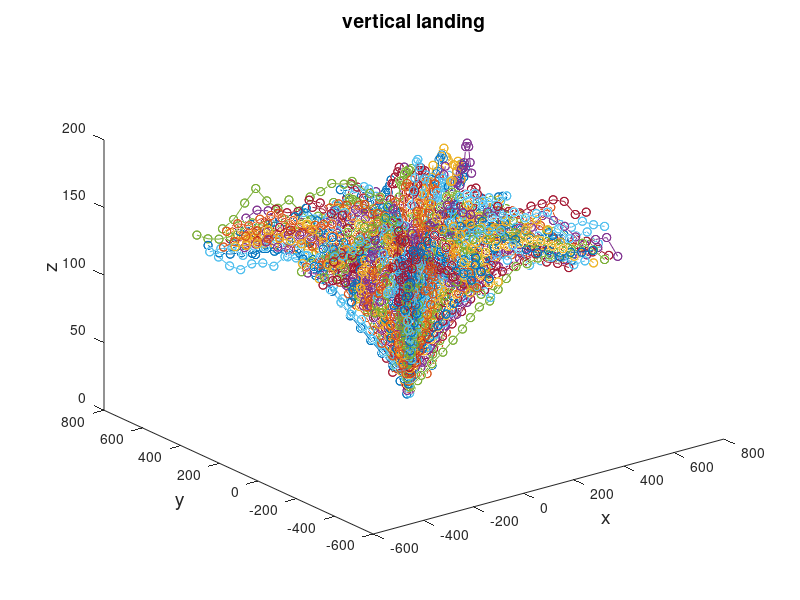

The MATLAB source for this figure:
%%
%straight line

fileID = fopen('train.txt','w');
%fileID = fopen('val.txt','w');
mvx = 25; %max horizontal speed
mvy = 25; %max horizontal speed
mvz = 9;  %max descend speed

for i = 0: 239 %trajectory number
    if mod(i,8) == 0
    state = [400 + 200*(raylrnd(0.5)-0.5) , 400 + 200*(raylrnd(0.5)-0.5), 140 + 15*(raylrnd(0.5)-0.5)];
    elseif mod(i,8) == 1
    state = [-400 + 200*(raylrnd(0.5)-0.5) , 400 + 200*(raylrnd(0.5)-0.5), 140 + 15*(raylrnd(0.5)-0.5)];
    elseif mod(i,8) == 2
    state = [400 + 200*(raylrnd(0.5)-0.5) , -400 + 200*(raylrnd(0.5)-0.5), 140 + 15*(raylrnd(0.5)-0.5)];
    elseif mod(i,8)== 3
    state = [200*(raylrnd(0.5)-0.5) , 400 + 200*(raylrnd(0.5)-0.5), 140 + 15*(raylrnd(0.5)-0.5)];
    elseif mod(i,8) == 4
    state = [400 + 200*(raylrnd(0.5)-0.5) , 200*(raylrnd(0.5)-0.5), 140 + 15*(raylrnd(0.5)-0.5)];
    elseif mod(i,8) == 5
    state = [200*(raylrnd(0.5)-0.5) , -400 + 200*(raylrnd(0.5)-0.5), 140 + 15*(raylrnd(0.5)-0.5)];
    elseif mod(i,8) == 6
    state = [-400 + 200*(raylrnd(0.5)-0.5) , 200*(raylrnd(0.5)-0.5), 140 + 15*(raylrnd(0.5)-0.5)];
    elseif mod(i,8) == 7
    state = [-400 + 200*(raylrnd(0.5)-0.5) , -400 + 200*(raylrnd(0.5)-0.5), 140 + 15*(raylrnd(0.5)-0.5)];
    end
%     filename = sprintf('val/testgt%d.txt', i);
%     fileID = fopen(filename,'w');
    destination = [0, 0, state(3)];
    for t = 1 : 9
        vb = (destination - state)/(11 - t);
        if mod(i,4) == 0
        xv = max(-mvx , vb(1) + 15 * (raylrnd(0.5) - 0.5));
        yv = max(-mvy, vb(2) + 15*(raylrnd(0.5) - 0.5));
        elseif mod(i,4) == 1
        xv = min(mvx , vb(1) + 15 * (raylrnd(0.5) - 0.5));
        yv = max(-mvy, vb(2) + 15*(raylrnd(0.5) - 0.5));
        elseif mod(i,4) == 2
        xv = max(-mvx , vb(1) + 15 * (raylrnd(0.5) - 0.5));
        yv = min(mvy, vb(2) + 15*(raylrnd(0.5) - 0.5));
        elseif mod(i,4)==3
        xv = min(mvx , vb(1) + 15 * (raylrnd(0.5) - 0.5));
        yv = min(mvy, vb(2) + 15*(raylrnd(0.5) - 0.5));
        end

        zv = max(-mvz, vb(3) + 15*(raylrnd(0.5) - 0.5));

        state(1) = state(1) + xv;
        state(2) = state(2) + yv;
        state(3) = max(state(3) + zv,0); % bound z above zero
        if t == 1
            h = 'new';
            first = 0;
        elseif t <= 10
            h = 'past';
        else
            h = 'future';
        end
        fprintf(fileID,'%s\t%4.2f\t%4.2f\t%4.2f\n',h, state(1),state(2),state(3));
        
        historyx(t) = state(1);
        historyy(t) = state(2);
        historyz(t) = state(3);
    end
    destination = [0, 0, 0];
    for t = 10 : 20
        vb = (destination - state)/(21 - t);
        if mod(i,4) == 0
        xv = max(-mvx , vb(1) + 15 * (raylrnd(0.5) - 0.5));
        yv = max(-mvy, vb(2) + 15*(raylrnd(0.5) - 0.5));
        elseif mod(i,4) == 1
        xv = min(mvx , vb(1) + 15 * (raylrnd(0.5) - 0.5));
        yv = max(-mvy, vb(2) + 15*(raylrnd(0.5) - 0.5));
        elseif mod(i,4) == 2
        xv = max(-mvx , vb(1) + 15 * (raylrnd(0.5) - 0.5));
        yv = min(mvy, vb(2) + 15*(raylrnd(0.5) - 0.5));
        elseif mod(i,4)==3
        xv = min(mvx , vb(1) + 15 * (raylrnd(0.5) - 0.5));
        yv = min(mvy, vb(2) + 15*(raylrnd(0.5) - 0.5));
        end

        zv = max(-mvz, vb(3) + 15*(raylrnd(0.5) - 0.5));

        state(1) = state(1) + xv;
        state(2) = state(2) + yv;
        state(3) = max(state(3) + zv,0); % bound z above zero
        if t == 1
            h = 'new';
            first = 0;
        elseif t <= 10
            h = 'past';
        else
            h = 'future';
        end
        fprintf(fileID,'%s\t%4.2f\t%4.2f\t%4.2f\n',h, state(1),state(2),state(3));
        
        historyx(t) = state(1);
        historyy(t) = state(2);
        historyz(t) = state(3);
    end
    %disrupt
    for d = 1:10
%         filename = sprintf('val/testdisrupt%d.txt', 10*i + d);
%         fileID = fopen(filename,'w');
        for t = 1:10
            if t == 1
                h = 'new';
            elseif t <= 10
                h = 'past';
            else
                h = 'future';
            end
           newhistoryx = historyx(t);
           newhistoryy = historyy(t);
           newhistoryz = historyz(t);
           dt = 0.2 * (raylrnd(0.5) - 0.5);
           dx = 5*(raylrnd(0.5)-0.5);
           dy = 5*(raylrnd(0.5)-0.5);
           dz = 0.5*(raylrnd(0.5)-0.5);
           newhistoryx = newhistoryx + dx;
           newhistoryy = newhistoryy + dy;
           newhistoryz = newhistoryz + dz;
           fprintf(fileID,'%s\t%4.2f\t%4.2f\t%4.2f\n',h, newhistoryx,newhistoryy,newhistoryz);
        end
        for t = 11:20
            if t == 1
                h = 'new';
            elseif t <= 10
                h = 'past';
            else
                h = 'future';
            end
           fprintf(fileID,'%s\t%4.2f\t%4.2f\t%4.2f\n',h, historyx(t),historyy(t),historyz(t));
        end
    end

    %disruption with variable musk
    for d = 1:10
%         filename = sprintf('val/testmusk%d.txt', 10*i + d);
%         fileID = fopen(filename,'w');
        for t = 1:10
            if t == 1
                h = 'new';
            elseif t <= 10
                h = 'past';
            else
                h = 'future';
            end
           newhistoryx = historyx(t);
           newhistoryy = historyy(t);
           newhistoryz = historyz(t);
           dt = 0.2 * (raylrnd(0.5) - 0.5);
           dx = 5*(raylrnd(0.5)-0.5);
           dy = 5*(raylrnd(0.5)-0.5);
           dz = 0.5*(raylrnd(0.5)-0.5);
           newhistoryx = newhistoryx + dx;
           if rand()< 0.1
               newhistoryx = newhistoryx + 10*dx;
           end
           newhistoryy = newhistoryy + dy;
           if rand()< 0.1
               newhistoryy = newhistoryy + 10*dy;
           end
           newhistoryz = newhistoryz + dz;
           if rand()< 0.1
               newhistoryz = newhistoryz + 10*dz;
           end
           
           fprintf(fileID,'%s\t%4.2f\t%4.2f\t%4.2f\n',h,newhistoryx,newhistoryy,newhistoryz);
        end
        for t = 11:20
            if t == 1
                h = 'new';
            elseif t <= 10
                h = 'past';
            else
                h = 'future';
            end
           fprintf(fileID,'%s\t%4.2f\t%4.2f\t%4.2f\n',h, historyx(t),historyy(t),historyz(t));
        end
    end
    %disruption with point missed
    for d = 1:10
%         filename = sprintf('val/testpointmusk%d.txt', 10*i + d);
%         fileID = fopen(filename,'w');
        for t = 1:10
            if t == 1
                h = 'new';
            elseif t <= 10
                h = 'past';
            else
                h = 'future';
            end
           newhistoryx = historyx(t);
           newhistoryy = historyy(t);
           newhistoryz = historyz(t);
           dt = 0.2 * (raylrnd(0.5) - 0.5);
           dx = 5*(raylrnd(0.5)-0.5);
           dy = 5*(raylrnd(0.5)-0.5);
           dz = 0.5*(raylrnd(0.5)-0.5);
           newhistoryx = newhistoryx + dx;
           if rand()< 0.1
               newhistoryx = newhistoryx + 10*dx;
           end
           newhistoryy = newhistoryy + dy;
           if rand()< 0.1
               newhistoryy = newhistoryy + 10*dy;
           end
           newhistoryz = newhistoryz + dz;
           if rand()< 0.1
               newhistoryz = newhistoryz + 10*dz;
           end
           if rand()> 0.15
                fprintf(fileID,'%s\t%4.2f\t%4.2f\t%4.2f\n',h, newhistoryx,newhistoryy,newhistoryz);
           else
                fprintf(fileID,'%s\t%4.2f\t%4.2f\t%4.2f\n',h, newhistoryx+10*dx,newhistoryy+10*dy,newhistoryz+10*dz);
           end
        end
        for t = 11:20
            if t == 1
                h = 'new';
            elseif t <= 10
                h = 'past';
            else
                h = 'future';
            end
           fprintf(fileID,'%s\t%4.2f\t%4.2f\t%4.2f\n',h, historyx(t),historyy(t),historyz(t));
        end
    end
    figure(1)
    scatter3(historyx, historyy, historyz)
    plot3(historyx, historyy, historyz, 'o-')
    title('vertical landing', 'FontSize', 14)
    xlabel('x', 'FontSize', 14)
    ylabel('y', 'FontSize', 14)
    zlabel('z', 'FontSize', 14)
    hold on
end
% str = sprintf('vertical_train.png', i);
% print(gcf,str,'-dpng','-r900'); 
fclose(fileID);
% points = [transpose(historyx), transpose(historyy), transpose(historyz)];
% Compute the convex hull using the convhulln function


% Generate a mesh using the vertices and faces of the convex hull
% vertices = points;
% faces = K;
% trisurf(faces, vertices(:,1), vertices(:,2), vertices(:,3));
